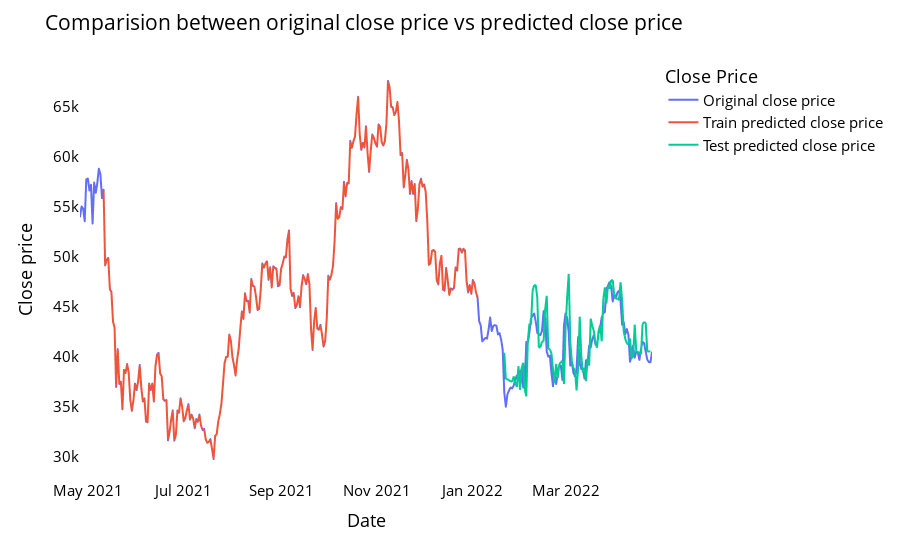

The code cell stored with this chart in its notebook:
### Code cell
#shift train predictions for plotting

look_back=time_step
trainPredictPlot = np.empty_like(closedf)
trainPredictPlot[:, :] = np.nan
trainPredictPlot[look_back:len(train_predict)+look_back, :] = train_predict
print("Train predicted data: ", trainPredictPlot.shape)

# shift test predictions for plotting
testPredictPlot = np.empty_like(closedf)
testPredictPlot[:, :] = np.nan
testPredictPlot[len(train_predict)+(look_back*2)+1:len(closedf)-1, :] = test_predict
print("Test predicted data: ", testPredictPlot.shape)

names = cycle(['Original close price','Train predicted close price','Test predicted close price'])

plotdf = pd.DataFrame({'date': close_stock['Date'],
                       'original_close': close_stock['Close Price'],
                      'train_predicted_close': trainPredictPlot.reshape(1,-1)[0].tolist(),
                      'test_predicted_close': testPredictPlot.reshape(1,-1)[0].tolist()})

fig = px.line(plotdf,x=plotdf['date'], y=[plotdf['original_close'],plotdf['train_predicted_close'],
                                          plotdf['test_predicted_close']],
              labels={'value':'Close price','date': 'Date'})


fig.update_layout(title_text='Comparision between original close price vs predicted close price',
                  plot_bgcolor='white', font_size=15, font_color='black',legend_title_text='Close Price')
fig.for_each_trace(lambda t:  t.update(name = next(names)))

fig.update_xaxes(showgrid=False)
fig.update_yaxes(showgrid=False)
fig.show()

### Figure 1 — Plotly figure (JSON) as saved in the notebook; plotly's stock layout.template omitted (floating-point values rounded to 4 significant figures; data arrays with more than 128 entries replaced by an {"elided": "..."} marker saying what was removed)
{"data": [{"hovertemplate": "variable=original_close<br>Date=%{x}<br>Close price=%{y}<extra></extra>", "legendgroup": "original_close", "line": {"color": "#636efa", "dash": "solid"}, "marker": {"symbol": "circle"}, "mode": "lines", "name": "Original close price", "showlegend": true, "type": "scattergl", "x": {"elided": "365 str values"}, "xaxis": "x", "y": {"elided": "365 float values"}, "yaxis": "y"}, {"hovertemplate": "variable=train_predicted_close<br>Date=%{x}<br>Close price=%{y}<extra></extra>", "legendgroup": "train_predicted_close", "line": {"color": "#EF553B", "dash": "solid"}, "marker": {"symbol": "circle"}, "mode": "lines", "name": "Train predicted close price", "showlegend": true, "type": "scattergl", "x": {"elided": "365 str values"}, "xaxis": "x", "y": {"elided": "365 float values"}, "yaxis": "y"}, {"hovertemplate": "variable=test_predicted_close<br>Date=%{x}<br>Close price=%{y}<extra></extra>", "legendgroup": "test_predicted_close", "line": {"color": "#00cc96", "dash": "solid"}, "marker": {"symbol": "circle"}, "mode": "lines", "name": "Test predicted close price", "showlegend": true, "type": "scattergl", "x": {"elided": "365 str values"}, "xaxis": "x", "y": {"elided": "365 float values"}, "yaxis": "y"}], "layout": {"font": {"color": "black", "size": 15}, "legend": {"title": {"text": "Close Price"}, "tracegroupgap": 0}, "margin": {"t": 60}, "plot_bgcolor": "white", "title": {"text": "Comparision between original close price vs predicted close price"}, "xaxis": {"anchor": "y", "domain": [0, 1], "showgrid": false, "title": {"text": "Date"}}, "yaxis": {"anchor": "x", "domain": [0, 1], "showgrid": false, "title": {"text": "Close price"}}}}
